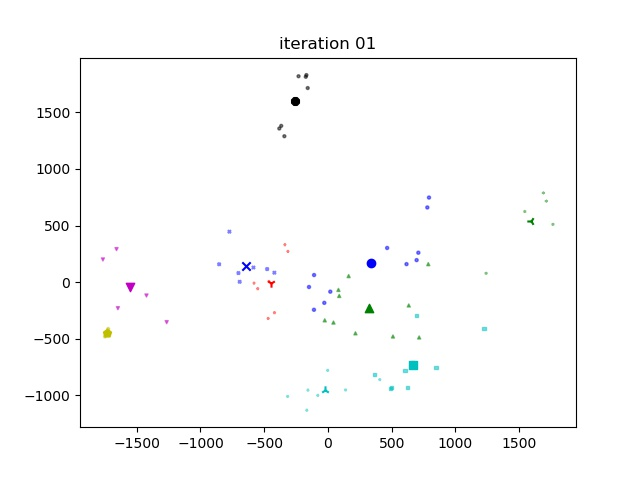
#> input picture hw2/problem3/hw2-3-c/01_iteration.jpg, 640 x 480 px
$ python eval.py --input_path ../hw2/problem3/hw2-3-c/01_iteration.jpg --gt_bf_path ../hw2/problem3/hw2-3-c/02_iteration.jpg --gt_jbf_path ../hw2/problem3/hw2-3-c/02_iteration.jpg
#> lines starting #> are read from the running program, lines starting #| are printed output that depends on the picture
### hw1/joint_bilateral_filter.py
import numpy as np
import cv2

class Joint_bilateral_filter(object):

    def __init__(self, sigma_s, sigma_r, border_type='reflect'):

        self.border_type = border_type
        self.sigma_r = sigma_r
        self.sigma_s = sigma_s

    def joint_bilateral_filter(self, input, guidance):

        r = int(3 * self.sigma_s)
        kernel = int(2 * r + 1)
        guidance = guidance / 255
        output = np.zeros(input.shape)

        # padding
        input = cv2.copyMakeBorder(input, r, r, r, r,cv2.BORDER_REFLECT)
        guidance = cv2.copyMakeBorder(guidance, r, r, r, r,cv2.BORDER_REFLECT)
        if len(guidance.shape) == 2:
            guidance = np.expand_dims(guidance, axis=2)

        # bulid G_s (independent to guidance)
        bound = np.arange(2 * r + 1) - r    # [-r .. 0 .. r]
        x_coor, y_coor = np.meshgrid(bound, -bound.T)
        G_s = np.square(x_coor) + np.square(y_coor)
        G_s = np.exp(-G_s / (2 * np.square(self.sigma_s)))

        # brute force conv
        for row in range(output.shape[0]):
            for col in range(output.shape[1]):
                # bulid G_r (depends on guidance)
                G_r = guidance[row:row+kernel, col:col+kernel, :] - guidance[row+r, col+r, :]
                G_r = np.sum(np.square(G_r), axis=2)
                G_r = np.exp(-G_r / (2 * np.square(self.sigma_r)))
                # make window on input image
                window = input[row:row+kernel, col:col+kernel, :]
                # convolution
                filter = np.multiply(G_s, G_r)
                denominator = np.sum(filter)
                output[row, col, 0] = np.sum(np.multiply(filter, window[:, :, 0])) / denominator
                output[row, col, 1] = np.sum(np.multiply(filter, window[:, :, 1])) / denominator
                output[row, col, 2] = np.sum(np.multiply(filter, window[:, :, 2])) / denominator

        return output

### hw1/eval.py
import numpy as np
import cv2
import argparse
import time

from joint_bilateral_filter import Joint_bilateral_filter

def main():
    parser = argparse.ArgumentParser(description='JBF evaluation')
    parser.add_argument('--sigma_s', default=3, type=int, help='sigma of spatial kernel')
    parser.add_argument('--sigma_r', default=0.1, type=float, help='sigma of range kernel')
    parser.add_argument('--input_path', default='./testdata/ex.png', help='path of input image')
    parser.add_argument('--gt_bf_path', default='./testdata/ex_gt_bf.png', help='path of gt bf image')
    parser.add_argument('--gt_jbf_path', default='./testdata/ex_gt_jbf.png', help='path of gt jbf image')

    args = parser.parse_args()

    img = cv2.imread(args.input_path)
#> img is the input picture: shape (480, 640, 3); mean B, G, R 251.5, 251.4, 251.3
    img_rgb = cv2.cvtColor(img, cv2.COLOR_BGR2RGB)
    guidance = cv2.cvtColor(img, cv2.COLOR_BGR2GRAY)

    # create JBF class
    JBF = Joint_bilateral_filter(args.sigma_s, args.sigma_r, border_type='reflect')
    bf_out = JBF.joint_bilateral_filter(img_rgb, img_rgb).astype(np.uint8)
#> in joint_bilateral_filter, `input = cv2.copyMakeBorder(input, r, r, r, r,cv2.BORDER_REFLECT)`:
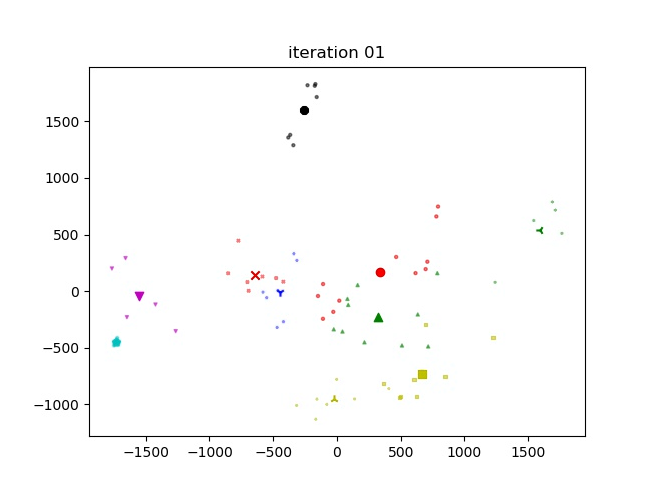
#> input: shape (498, 658, 3); mean of channels 0, 1, 2 251.5, 251.6, 251.7; drawn as B, G, R
    jbf_out = JBF.joint_bilateral_filter(img_rgb, guidance).astype(np.uint8)

    bf_gt = cv2.cvtColor(cv2.imread(args.gt_bf_path), cv2.COLOR_BGR2RGB)
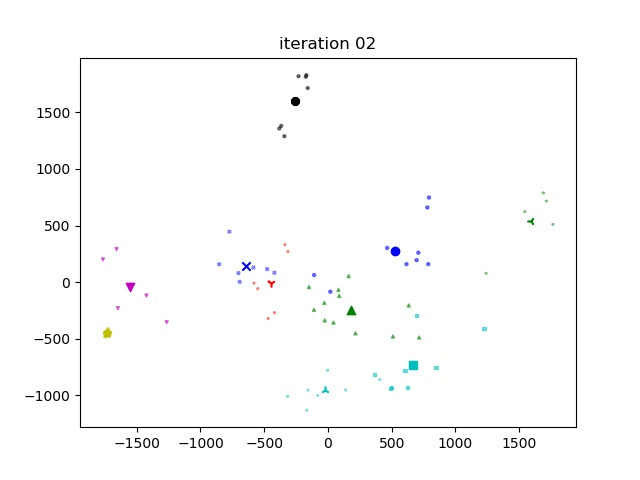
#> input picture hw2/problem3/hw2-3-c/02_iteration.jpg, 640 x 480 px
    jbf_gt = cv2.cvtColor(cv2.imread(args.gt_jbf_path), cv2.COLOR_BGR2RGB)

    bf_error = np.sum(np.abs(bf_out-bf_gt))
#> bf_error = 70212348
    jbf_error = np.sum(np.abs(jbf_out-jbf_gt))
#> jbf_error = 70702671
    print('%d %d'%(bf_error, jbf_error))
#| 70212348 70702671

if __name__ == '__main__':
    main()
